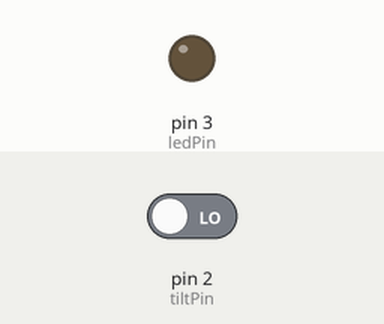
The sketch below on a simulated Arduino Uno, built with avr-gcc and run on an emulated ATmega328P. On the bench: output pins drawn as LEDs (lit = HIGH). Inputs (shaded band) come from the test bench; at power-on: pin 2 (tiltPin) LOW.

Above: at 1.2 s.
1.3 s: pin 2 (tiltPin) driven HIGH
At 1.6 s:
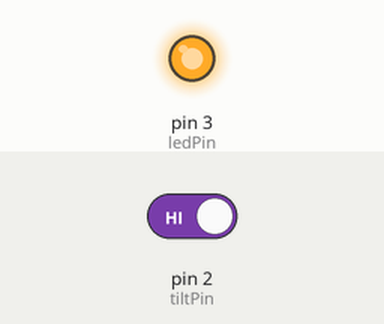
2.8 s: pin 2 (tiltPin) driven LOW
At 4.0 s:
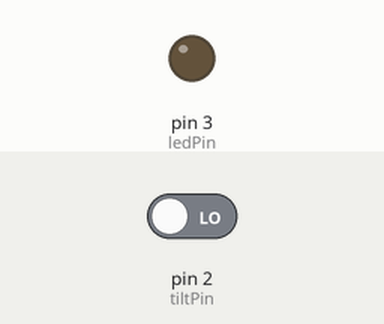
Timing chart, 0 to 5.8 s (numbered marks = the images above; inputs shaded):
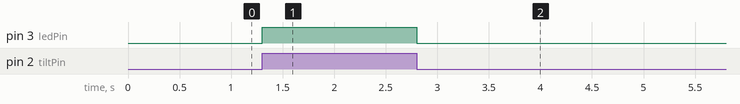

Measured:
- after the input at 1.3 s, pin 3 (ledPin): LOW → HIGH at once
- after the input at 2.8 s, pin 3 (ledPin): HIGH → LOW at once

The sketch:

ky-020.ino
```cpp
int tiltPin = 2;
int ledPin =  3;
int deger = 0;

void setup()
{
  pinMode(ledPin, OUTPUT);
  pinMode(tiltPin, INPUT);
}

void loop()
{
  deger = digitalRead(tiltPin);

  if (deger == HIGH)
  {
    digitalWrite(ledPin, HIGH);
  }

  else
  {
    digitalWrite(ledPin, LOW);
  }
}
```
